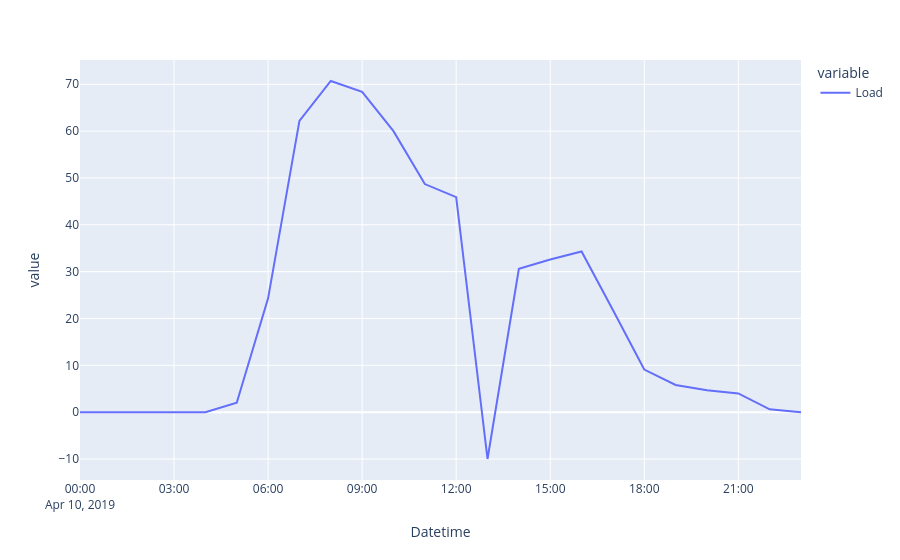

Notebook source saved alongside this figure:
### Markdown cell above
## Physically impossible data

Negative value at 13:00

### Code cell
data.loc['2019-4-10'].plot()

### Figure 1 — Plotly figure (JSON) as saved in the notebook; plotly's stock layout.template omitted (floating-point values rounded to 4 significant figures)
{"data": [{"hovertemplate": "variable=Load<br>Datetime=%{x}<br>value=%{y}<extra></extra>", "legendgroup": "Load", "line": {"color": "#636efa", "dash": "solid"}, "marker": {"symbol": "circle"}, "mode": "lines", "name": "Load", "orientation": "v", "showlegend": true, "type": "scatter", "x": ["2019-04-10T00:00:00", "2019-04-10T01:00:00", "2019-04-10T02:00:00", "2019-04-10T03:00:00", "2019-04-10T04:00:00", "2019-04-10T05:00:00", "2019-04-10T06:00:00", "2019-04-10T07:00:00", "2019-04-10T08:00:00", "2019-04-10T09:00:00", "2019-04-10T10:00:00", "2019-04-10T11:00:00", "2019-04-10T12:00:00", "2019-04-10T13:00:00", "2019-04-10T14:00:00", "2019-04-10T15:00:00", "2019-04-10T16:00:00", "2019-04-10T17:00:00", "2019-04-10T18:00:00", "2019-04-10T19:00:00", "2019-04-10T20:00:00", "2019-04-10T21:00:00", "2019-04-10T22:00:00", "2019-04-10T23:00:00"], "xaxis": "x", "y": [0, 0, 0, 0, 0, 2, 24.3, 62.2, 70.7, 68.4, 60, 48.7, 45.9, -10, 30.6, 32.6, 34.3, 21.8, 9.1, 5.8, 4.7, 4, 0.6, 0], "yaxis": "y"}], "layout": {"legend": {"title": {"text": "variable"}, "tracegroupgap": 0}, "margin": {"t": 60}, "xaxis": {"anchor": "y", "domain": [0, 1], "title": {"text": "Datetime"}}, "yaxis": {"anchor": "x", "domain": [0, 1], "title": {"text": "value"}}}}
